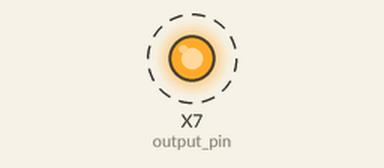
Simulated run of this program. Board: pyboard running MicroPython. Shown: output pins drawn as LEDs (lit = HIGH). Dashed ring = blinking. Library files of the repository ran but are not shown: 1 file(s); what the program prints to the serial console is not drawn. At 20.0 s the program stops and its outputs stay as they are.

Above: at 0.2 s.
Timing chart, 0 to 4.6 s (numbered marks = the images above):
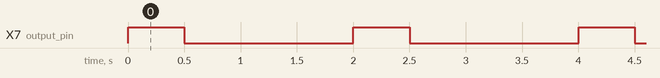

Measured:
- by itself, X7 (output_pin): alternates HIGH for 0.50 s and LOW for 1.5 s, 20 changes in all, then stays LOW

The program:

main.py
```python
###############################################################################
# main.py
#
# main script to toggle a digital output on/off. In this case, we are using
# it to control an external LED connected to pin X7 of the pyboard.
#
# Created: 10/03/17
#   - Joshua Vaughan
#   - joshua.vaughan@louisiana.edu
#   - http://www.ucs.louisiana.edu/~jev9637
#
# Modified:
#   * 10/23/18 - JEV - joshua.vaughan@louisiana.edu
#       - Changed pin to reflect upcoming MCHE201 breakout board
#       - Better commenting
# TODO:
#   *
###############################################################################

import pyb  # import the pyboard module
import time # import the time module

# Assign the output pint to variable output_pin
# We set it up as an output with a pulldown resistor
output_pin = pyb.Pin("X7", pyb.Pin.OUT_PP, pull=pyb.Pin.PULL_DOWN)

# This for loop will run 10 times
for counter in range(10):
    print("Turning on")
    output_pin.value(1)         # Toggle the output_pin high/on
    time.sleep_ms(500)          # Sleep 500 milliseconds (0.5s)

    print("Turning off")
    output_pin.value(0)         # Toggle the output_pin low/off
    time.sleep_ms(1500)         # Sleep 1500 seconds (1.5s)
```
